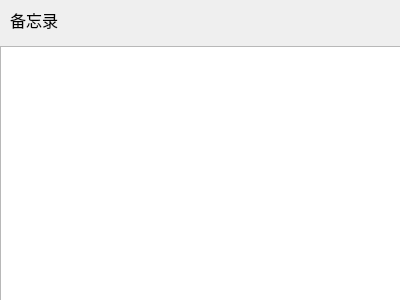
<?xml version="1.0" encoding="UTF-8"?>
<ui version="4.0">
 <class>content</class>
 <widget class="QDialog" name="content">
  <property name="geometry">
   <rect>
    <x>0</x>
    <y>0</y>
    <width>400</width>
    <height>300</height>
   </rect>
  </property>
  <property name="windowTitle">
   <string>Dialog</string>
  </property>
  <widget class="QWidget" name="">
   <property name="geometry">
    <rect>
     <x>0</x>
     <y>0</y>
     <width>401</width>
     <height>301</height>
    </rect>
   </property>
   <layout class="QVBoxLayout" name="verticalLayout">
    <item>
     <layout class="QHBoxLayout" name="horizontalLayout">
      <item>
       <spacer name="horizontalSpacer">
        <property name="orientation">
         <enum>Qt::Horizontal</enum>
        </property>
        <property name="sizeType">
         <enum>QSizePolicy::Fixed</enum>
        </property>
        <property name="sizeHint" stdset="0">
         <size>
          <width>10</width>
          <height>20</height>
         </size>
        </property>
       </spacer>
      </item>
      <item>
       <widget class="QPushButton" name="pushButton">
        <property name="minimumSize">
         <size>
          <width>40</width>
          <height>40</height>
         </size>
        </property>
        <property name="maximumSize">
         <size>
          <width>100</width>
          <height>40</height>
         </size>
        </property>
        <property name="font">
         <font>
          <pointsize>12</pointsize>
         </font>
        </property>
        <property name="styleSheet">
         <string notr="true">QPushButton{
border:none
}
QPushButton::pressed{
color:rgb(0, 255, 127);
}</string>
        </property>
        <property name="text">
         <string>备忘录</string>
        </property>
        <property name="icon">
         <iconset resource="res.qrc">
          <normaloff>:/image/left.jpg</normaloff>:/image/left.jpg</iconset>
        </property>
        <property name="iconSize">
         <size>
          <width>30</width>
          <height>30</height>
         </size>
        </property>
        <property name="checkable">
         <bool>false</bool>
        </property>
       </widget>
      </item>
      <item>
       <spacer name="horizontalSpacer_2">
        <property name="orientation">
         <enum>Qt::Horizontal</enum>
        </property>
        <property name="sizeHint" stdset="0">
         <size>
          <width>40</width>
          <height>20</height>
         </size>
        </property>
       </spacer>
      </item>
     </layout>
    </item>
    <item>
     <widget class="QTextEdit" name="textEdit"/>
    </item>
   </layout>
  </widget>
 </widget>
 <resources>
  <include location="res.qrc"/>
 </resources>
 <connections/>
</ui>
